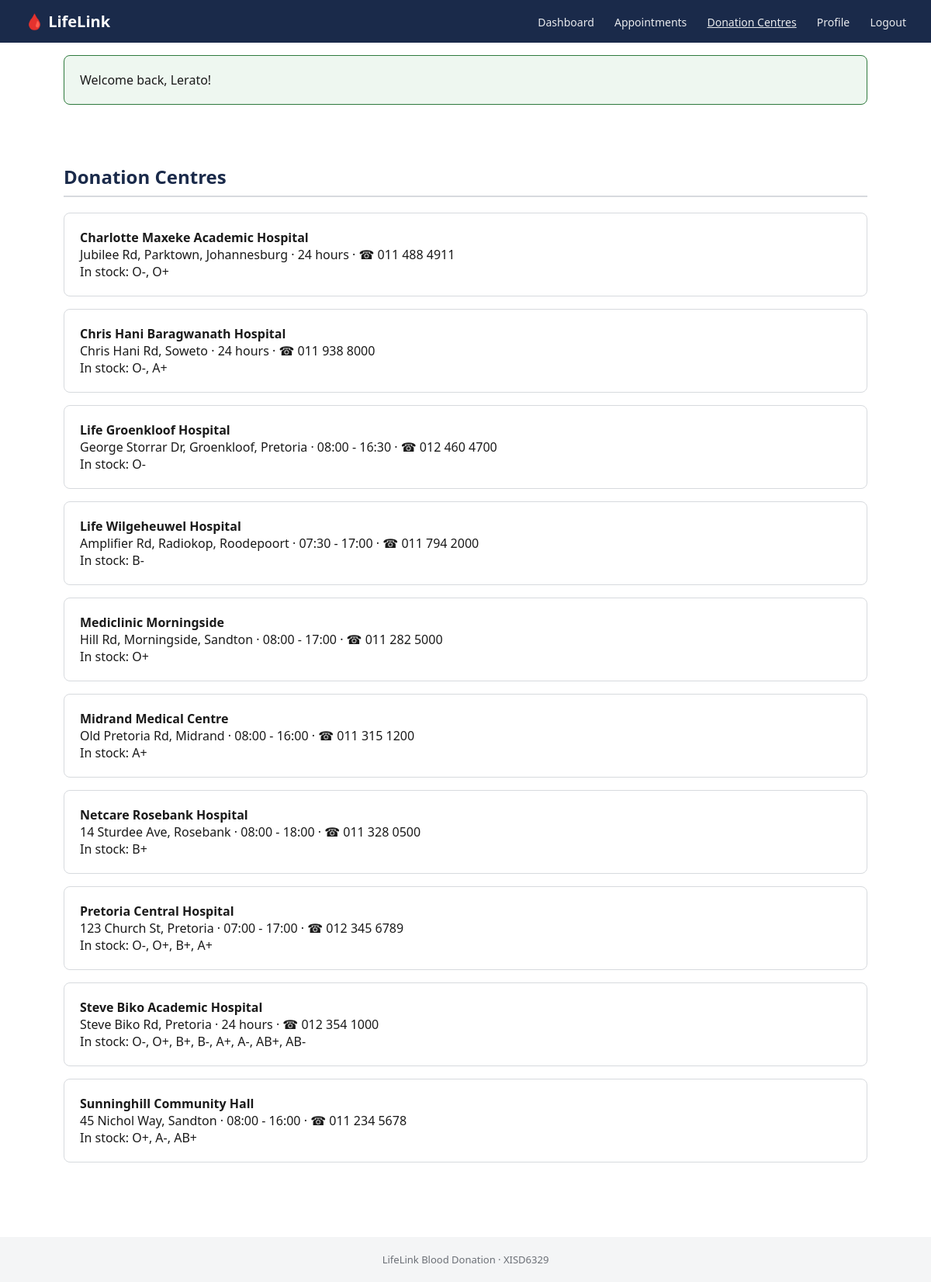
The app's page /pages/hospitals.php (signed in) with its own data.
### tables this page shows
CREATE TABLE hospitals (
  hospital_id INT AUTO_INCREMENT PRIMARY KEY,
  hospital_name VARCHAR(150) NOT NULL,
  address VARCHAR(255) NOT NULL,
  latitude DECIMAL(10,6),
  longitude DECIMAL(10,6),
  contact_email VARCHAR(150),
  contact_phone VARCHAR(30),
  operating_hours VARCHAR(100),
  is_approved TINYINT(1) NOT NULL DEFAULT 1
);

### pages/hospitals.php (the view, shortened to what this page needs)
<?php
$pdo = db();
$hospitals = $pdo->query(
    "SELECT h.hospital_id, h.hospital_name, h.address, h.contact_phone, h.operating_hours,
            (SELECT GROUP_CONCAT(bt.code ORDER BY bt.blood_type_id SEPARATOR ', ')
               FROM blood_inventory bi JOIN blood_types bt ON bt.blood_type_id = bi.blood_type_id
               WHERE bi.hospital_id = h.hospital_id AND bi.units_available > 0) AS in_stock
     FROM hospitals h WHERE h.is_approved = 1 ORDER BY h.hospital_name"
)->fetchAll();
include __DIR__ . '/../includes/header.php';
?>
  <div class="section">
    <h2>Donation Centres</h2>
    <?php foreach ($hospitals as $h): ?>
      <div class="card">
        <strong><?= htmlspecialchars($h['hospital_name']) ?></strong><br>
        <?= htmlspecialchars($h['address']) ?> &middot; <?= htmlspecialchars($h['operating_hours']) ?> &middot; ☎ <?= htmlspecialchars($h['contact_phone']) ?><br>
        In stock: <?= $h['in_stock'] ? htmlspecialchars($h['in_stock']) : 'No current stock data' ?>
      </div>
    <?php endforeach; ?>
  </div>
<?php include __DIR__ . '/../includes/footer.php'; ?>

### assets/css/style.css (style rules this page uses)
:root { --navy: #1a2a4a; --red: #b3141c; --light: #f4f5f6; --grey: #6b6f76; --border: #d7dade; }
* { box-sizing: border-box; }
body { margin: 0; font-family: "Segoe UI", Arial, sans-serif; color: #1a1a1a; background: #ffffff; }
.section { padding: 40px 32px; max-width: 1100px; margin: 0 auto; }
.section h2 { color: var(--navy); border-bottom: 2px solid var(--border); padding-bottom: 8px; }
.card { border: 1px solid var(--border); border-radius: 8px; padding: 20px; margin-bottom: 16px; }

### records on screen
hospitals: hospital_name "Charlotte Maxeke Academic Hospital", address "Jubilee Rd, Parktown, Johannesburg", operating_hours "24 hours", contact_phone "011 488 4911", in_stock "O-, O+"
hospitals: hospital_name "Chris Hani Baragwanath Hospital", address "Chris Hani Rd, Soweto", operating_hours "24 hours", contact_phone "011 938 8000", in_stock "O-, A+"
hospitals: hospital_name "Life Groenkloof Hospital", address "George Storrar Dr, Groenkloof, Pretoria", operating_hours "08:00 - 16:30", contact_phone "012 460 4700", in_stock "O-"
hospitals: hospital_name "Life Wilgeheuwel Hospital", address "Amplifier Rd, Radiokop, Roodepoort", operating_hours "07:30 - 17:00", contact_phone "011 794 2000", in_stock "B-"
hospitals: hospital_name "Mediclinic Morningside", address "Hill Rd, Morningside, Sandton", operating_hours "08:00 - 17:00", contact_phone "011 282 5000", in_stock "O+"
hospitals: hospital_name "Midrand Medical Centre", address "Old Pretoria Rd, Midrand", operating_hours "08:00 - 16:00", contact_phone "011 315 1200", in_stock "A+"
hospitals: hospital_name "Netcare Rosebank Hospital", address "14 Sturdee Ave, Rosebank", operating_hours "08:00 - 18:00", contact_phone "011 328 0500", in_stock "B+"
hospitals: hospital_name "Pretoria Central Hospital", address "123 Church St, Pretoria", operating_hours "07:00 - 17:00", contact_phone "012 345 6789", in_stock "O-, O+, B+, A+"
hospitals: hospital_name "Steve Biko Academic Hospital", address "Steve Biko Rd, Pretoria", operating_hours "24 hours", contact_phone "012 354 1000", in_stock "O-, O+, B+, B-, A+, A-, AB+, AB-"
hospitals: hospital_name "Sunninghill Community Hall", address "45 Nichol Way, Sandton", operating_hours "08:00 - 16:00", contact_phone "011 234 5678", in_stock "O+, A-, AB+"

### other values on screen
$_SESSION['flash'] "Welcome back, Lerato!"
